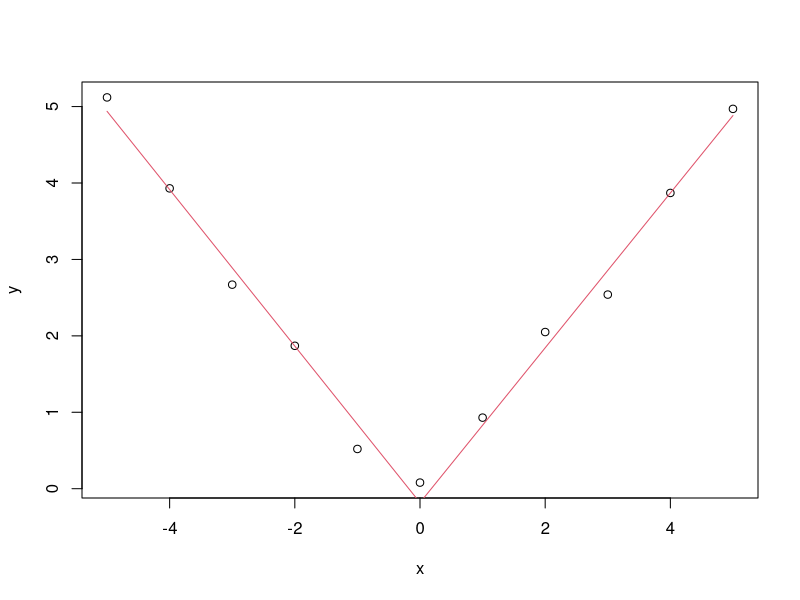

Source code (R):
# q1
# Consider the space shuttle data ?shuttle in the MASS library. 
# Consider modeling the use of the autolander as the outcome (variable name use). 
# Fit a logistic regression model with autolander (variable auto) 
# use (labeled as "auto" 1) versus not (0) as predicted by wind sign (variable wind). 
# Give the estimated odds ratio for autolander use comparing head winds, 
# labeled as "head" in the variable headwind (numerator) to tail winds (denominator).
library(MASS)
data(shuttle)
shuttle=shuttle
summary(shuttle)
shuttle$wind=as.factor(shuttle$wind)
shuttle$use <- as.numeric(shuttle$use == "auto")
table(shuttle$wind,shuttle$use)
q1_fit=glm(use ~ wind+0, data = shuttle,family="binomial")
exp_coef=exp(summary(q1_fit)$coef)
exp_coef[1]/exp_coef[2]


# q2
# Consider the previous problem. 
# Give the estimated odds ratio for autolander use comparing head winds (numerator) 
# to tail winds (denominator) adjusting for wind strength from the variable magn.
q2_fit=glm(use ~ wind+magn+0, data = shuttle,family="binomial")
exp_coef=exp(summary(q2_fit)$coef)
exp_coef[1]/exp_coef[2]


# q4
# Consider the insect spray data InsectSprays. 
# Fit a Poisson model using spray as a factor level. 
# Report the estimated relative rate comapring spray A (numerator) to spray B (denominator).

data(InsectSprays)
InsectSprays=InsectSprays
summary(InsectSprays)
q4_fit=glm(count~spray+0,family="poisson",data=InsectSprays)
exp_coef=exp(coef(q4_fit))
exp_coef[1]/exp_coef[2]






# q6
# Consider the data

x <- -5:5
y <- c(5.12, 3.93, 2.67, 1.87, 0.52, 0.08, 0.93, 2.05, 2.54, 3.87, 4.97)
# Using a knot point at 0, fit a linear model that looks like a hockey stick 
# with two lines meeting at x=0. Include an intercept term, x and the knot point term. 
# What is the estimated slope of the line after 0?
knots <- 0
spline <- sapply(knots, function(knot) (x > knot) * (x - knot))
xMatrix <- cbind(1, x, spline)
q6_fit <- lm(y ~ xMatrix +0)
pred <- predict(q6_fit)
plot(x, y)
lines(x, pred, col=2)

 coef(q6_fit)[1]+coef(q6_fit)[2]
coef(q6_fit)[2]+coef(q6_fit)[3]


